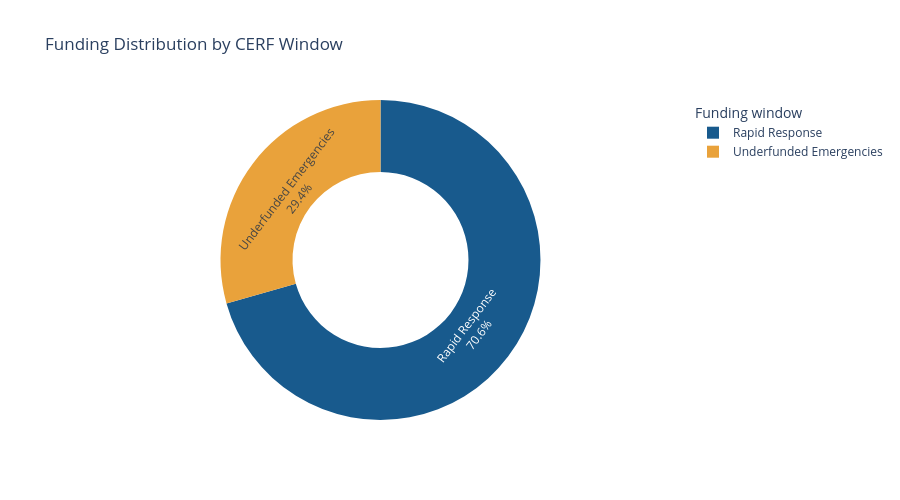

The notebook cell this image was saved under:
### Code cell
fig_window = px.pie(
    window_summary,
    values="total_funding",
    names="window_full_name",
    hole=0.55,
    title="Funding Distribution by CERF Window",
    color_discrete_sequence=[
        "#185A8D",
        "#E9A23B"
    ],
    hover_data={
        "project_count": True,
        "average_funding": ":$,.2f"
    }
)

fig_window.update_traces(
    textposition="inside",
    textinfo="label+percent"
)

fig_window.update_layout(
    height=500,
    legend_title_text="Funding window"
)

fig_window.show()

### Figure 1 — Plotly figure (JSON) as saved in the notebook; plotly's stock layout.template omitted (floating-point values rounded to 4 significant figures)
{"data": [{"customdata": [[88.0, 1668000.0], [37.0, 1650000.0]], "domain": {"x": [0, 1], "y": [0, 1]}, "hole": 0.55, "hovertemplate": "window_full_name=%{label}<br>total_funding=%{value}<br>project_count=%{customdata[0]}<br>average_funding=%{customdata[1]:$,.2f}<extra></extra>", "labels": ["Rapid Response", "Underfunded Emergencies"], "legendgroup": "", "name": "", "showlegend": true, "textinfo": "label+percent", "textposition": "inside", "type": "pie", "values": [146800000.0, 61040000.0]}], "layout": {"height": 500, "legend": {"title": {"text": "Funding window"}, "tracegroupgap": 0}, "piecolorway": ["#185A8D", "#E9A23B"], "title": {"text": "Funding Distribution by CERF Window"}}}
